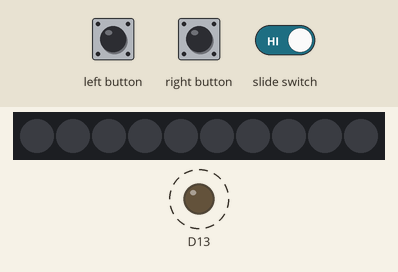
A sketch run on a simulated Adafruit Circuit Playground Express. Shown: 10 RGB LEDs in strip order, left to right, output pins drawn as LEDs (lit = HIGH). Dashed ring = blinking. The inputs (shaded band) are chosen by the test bench. Dim RGB values are drawn brighter than linear; what the sketch prints to the serial monitor is not drawn.

Above: at 1.4 s.
1.5 s: left button pressed for 0.25 s
At 1.8 s:
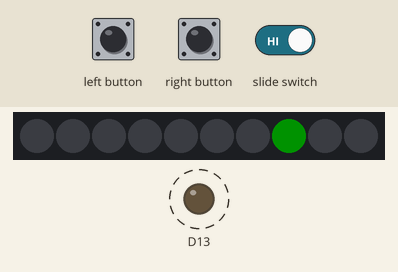
4.0 s: right button pressed for 0.25 s
At 4.25 s:
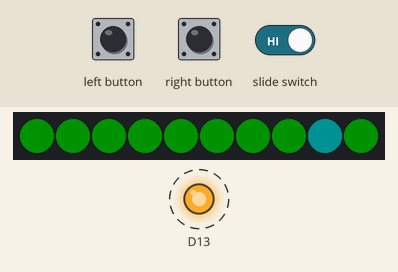
7.2 s: slide switch set LOW
At 7.41 s:
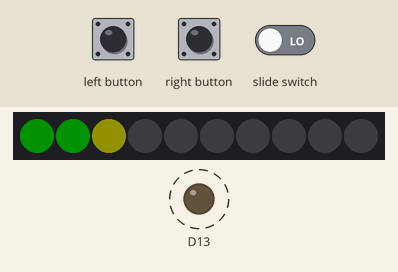
9.4 s: left button pressed for 1 s
At 11.87 s:
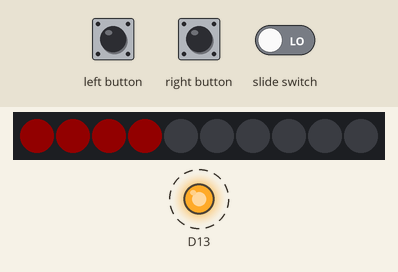
11.9 s: right button pressed for 1 s
At 12.87 s:
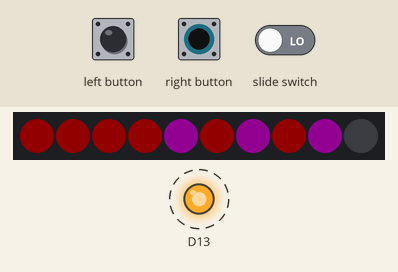
14.4 s: slide switch set HIGH
At 14.63 s:
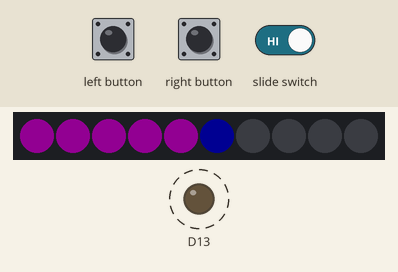
Timing chart, 0 to 17.6 s (numbered marks = the images above; inputs shaded):
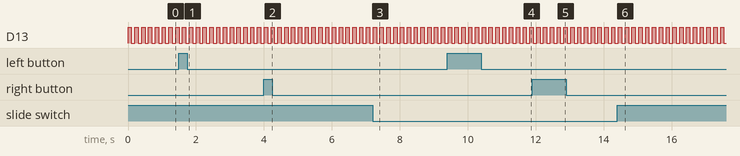

Measured:
- after the input at 1.5 s, the LEDs: change after 0.20 s (image 1)
- after the input at 4.0 s, the LEDs: first change after 0.11 s (image 2 shows a later state)
- after the input at 7.2 s, the LEDs: change after 0.12 s (image 3)
- after the input at 9.4 s, the LEDs: first change after 0.12 s (image 4 shows a later state)
- after the input at 11.9 s, the LEDs: first change after 0.23 s (image 5 shows a later state)
- after the input at 14.4 s, the LEDs: change after 0.13 s (image 6)
- by itself, D13: alternates HIGH for 0.10 s and LOW for 0.10 s

The sketch:

basic_demo.ino
```cpp
// Demo for buttons, leds, and switch

//included libraries
#include <Adafruit_CircuitPlayground.h>


uint8_t pixeln = 0; //starting pixel
int r=0, g=0, b=0;    //starting rgb values

//start code, runs only once
void setup() {
  Serial.begin(9600);
  Serial.println("Welcome to Arduino!");

  CircuitPlayground.begin();
}


void loop() {
  // test Red #13 LED
  CircuitPlayground.redLED(HIGH);
  delay(100);
  CircuitPlayground.redLED(LOW);
  delay(100);

  //Switch, when slide to left r=0, otherwise r=255
  if (CircuitPlayground.slideSwitch()) {
    r=0;
  } else {
    r=225;
  }

  //Left Button, changes g value from 0 to 255 and back when pressed
  if (CircuitPlayground.leftButton()) {
    if(g==0){
      g=225;
    } else{
      g=0;
    }
  }

  //R Button, changes b value from 0 to 255 and back when pressed
  if (CircuitPlayground.rightButton()) {
    if(b==0){
      b=225;
    } else{
      b=0;
    }
  }

  //setting pixels
  CircuitPlayground.setPixelColor(pixeln++, r, g, b);
  if (pixeln == 11) {
    pixeln = 0;
    CircuitPlayground.clearPixels();
  }
}
```
